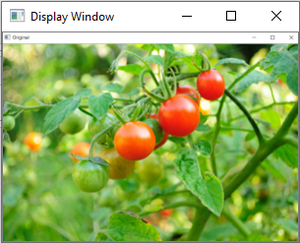
#> input picture Assignment 5/geeksforgeeks.png, 300 x 243 px
$ jupyter execute cv.ipynb
#> lines starting #> are read from the running program, lines starting #| are printed output that depends on the picture
[cell 1]
# Python code to read image
import cv2

# To read image from disk, we use
# cv2.imread function, in below method,
img = cv2.imread("geeksforgeeks.png", cv2.IMREAD_COLOR)
#> img is the input picture: shape (243, 300, 3); mean B, G, R 96.9, 173.9, 147.3

# Creating GUI window to display an image on screen
# first Parameter is windows title (should be in string format)
# Second Parameter is image array
cv2.imshow("image", img)

# To hold the window on screen, we use cv2.waitKey method
# Once it detected the close input, it will release the control
# To the next line
# First Parameter is for holding screen for specified milliseconds
# It should be positive integer. If 0 pass an parameter, then it will
# hold the screen until user close it.
cv2.waitKey(0)

# It is for removing/deleting created GUI window from screen
# and memory
cv2.destroyAllWindows()

[cell 2]
#import cv2, numpy and matplotlib libraries
import cv2
import numpy as np
import matplotlib.pyplot as plt
img=cv2.imread("geeks.png")
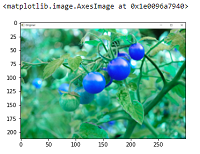
#> input picture Assignment 5/geeks.png, 200 x 154 px
#> img is the input picture: shape (154, 200, 3); mean B, G, R 173.3, 192.9, 136.3
#Displaying image using plt.imshow() method
plt.imshow(img)

#hold the window
plt.waitforbuttonpress()
plt.close('all')

[cell 3]
#import cv2, numpy and matplotlib libraries
import cv2
import numpy as np
import matplotlib.pyplot as plt
img=cv2.imread("geeks.png")

# Converting BGR color to RGB color format
RGB_img = cv2.cvtColor(img, cv2.COLOR_BGR2RGB)

#Displaying image using plt.imshow() method
plt.imshow(RGB_img)

# hold the window
plt.waitforbuttonpress()
plt.close('all')

[cell 4]
# Python program to explain cv2.imread() method

# importing cv2
import cv2

# path
path = r'geeksforgeeks.png'

# Using cv2.imread() method
# Using 0 to read image in grayscale mode
img = cv2.imread(path, cv2.IMREAD_GRAYSCALE)
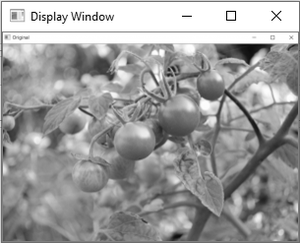
#> img: shape (243, 300); min 0, max 255, mean 156.8

# Displaying the image
cv2.imshow('image', img)
cv2.waitKey(0)
cv2.destroyAllWindows()
